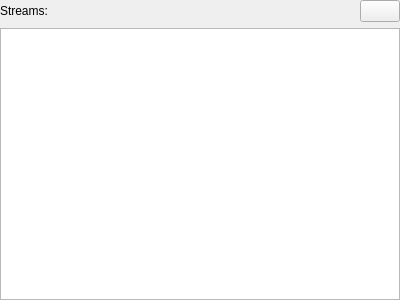
<?xml version="1.0" encoding="UTF-8"?>
<ui version="4.0">
 <class>StreamsWidget</class>
 <widget class="QWidget" name="StreamsWidget">
  <property name="geometry">
   <rect>
    <x>0</x>
    <y>0</y>
    <width>400</width>
    <height>300</height>
   </rect>
  </property>
  <property name="windowTitle">
   <string>Form</string>
  </property>
  <layout class="QVBoxLayout" name="verticalLayout">
   <property name="leftMargin">
    <number>0</number>
   </property>
   <property name="topMargin">
    <number>0</number>
   </property>
   <property name="rightMargin">
    <number>0</number>
   </property>
   <property name="bottomMargin">
    <number>0</number>
   </property>
   <item>
    <layout class="QHBoxLayout" name="horizontalLayout">
     <property name="spacing">
      <number>6</number>
     </property>
     <item>
      <widget class="QLabel" name="label">
       <property name="text">
        <string>Streams:</string>
       </property>
      </widget>
     </item>
     <item>
      <spacer name="horizontalSpacer">
       <property name="orientation">
        <enum>Qt::Horizontal</enum>
       </property>
       <property name="sizeHint" stdset="0">
        <size>
         <width>40</width>
         <height>20</height>
        </size>
       </property>
      </spacer>
     </item>
     <item>
      <widget class="QPushButton" name="backToGamesButton">
       <property name="enabled">
        <bool>true</bool>
       </property>
       <property name="text">
        <string/>
       </property>
       <property name="icon">
        <iconset resource="../qrc/icons.qrc">
         <normaloff>:/icons/icons/back.png</normaloff>:/icons/icons/back.png</iconset>
       </property>
       <property name="iconSize">
        <size>
         <width>25</width>
         <height>25</height>
        </size>
       </property>
      </widget>
     </item>
    </layout>
   </item>
   <item>
    <widget class="QListWidget" name="streamListWidget"/>
   </item>
  </layout>
 </widget>
 <resources>
  <include location="../qrc/icons.qrc"/>
 </resources>
 <connections/>
</ui>
